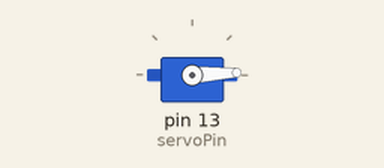
Bench run of a sketch on a simulated Arduino Uno, built with avr-gcc and run on an emulated ATmega328P. Shown: servo.

Above: at 0.05 s.
At 1.3 s:
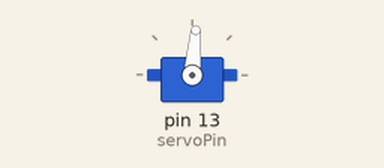
At 2.6 s:
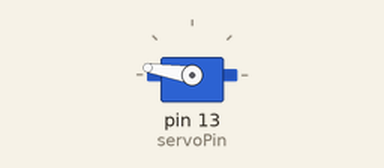
At 5.2 s:
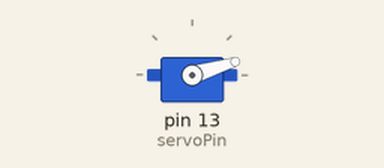
Timing chart, 0 to 7.1 s (numbered marks = the images above):
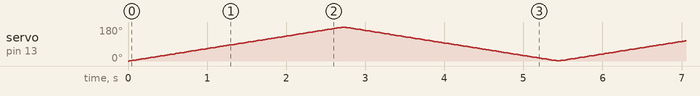

The sketch:

servo.ino
```cpp
#include <Servo.h>

Servo myservo;
int pos = 0;
int servoPin = 13;

void setup()  {
  myservo.attach(servoPin, 600, 2200);
}

void loop()  {
  for(pos = 0; pos < 180; pos += 1) {
    myservo.write(pos);
    delay(15);
  }
  for(pos = 180; pos>=1; pos-=1) {
    myservo.write(pos);
    delay(15);
  }
}

//// test writeMicroseconds
//void setup() {
//  myservo.attach(7);
//  myservo.writeMicroseconds(2200);  // set servo to mid-point
//}
//
//void loop() {}
```
